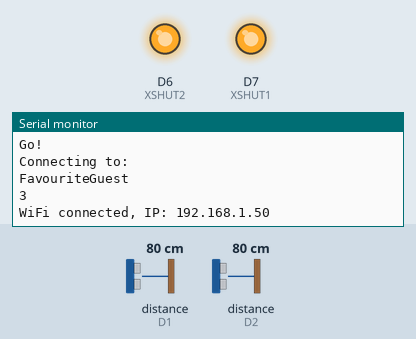
The sketch below on a simulated Arduino Uno R4 WiFi. On the bench: output pins drawn as LEDs (lit = HIGH), the last lines printed to the serial monitor. Inputs (shaded band) come from the test bench; at power-on: distance to the obstacle (sensors on D1, D2) 80 cm. WiFi joins after 1.5 s; servers stay silent unless stated; no MQTT or app messages arrive unless stated.

Above: at 4.1 s.
4.2 s: distance to the obstacle (sensor on D1) set to 2 cm
At 6.2 s:
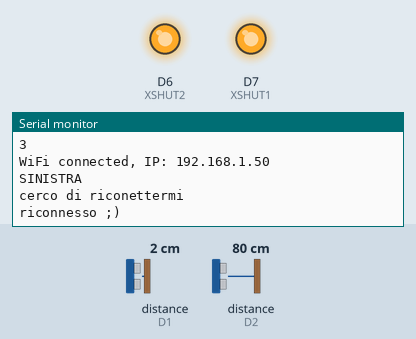
6.5 s: distance to the obstacle (sensor on D2) set to 2 cm
At 7.4 s:
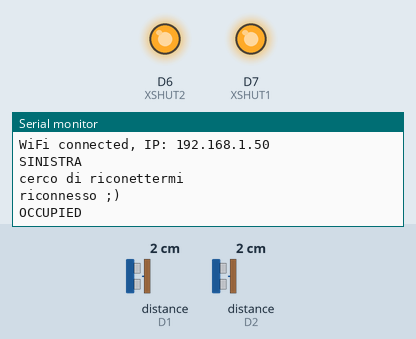
8.0 s: distance to the obstacle (sensor on D1) set to 60 cm
At 9.2 s:
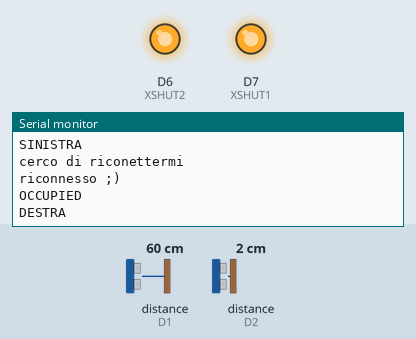
9.5 s: distance to the obstacle (sensor on D2) set to 60 cm
At 10.4 s:
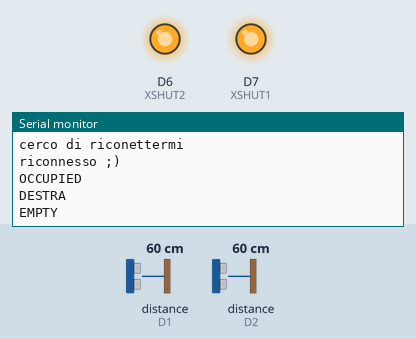

Measured:
- after the input at 4.2 s, the serial monitor: prints a new line after 0.05 s (image 1)
- after the input at 6.5 s, the serial monitor: prints a new line after 0.05 s (image 2)
- after the input at 8.0 s, the serial monitor: prints a new line after 0.08 s (image 3)
- after the input at 9.5 s, the serial monitor: prints a new line at once (image 4)

The sketch:

fsm_fast.ino
```cpp
#include <WiFiS3.h>
#include <PubSubClient.h>
#include <Wire.h>
#include <VL53L0X.h>

bool debug = true;
bool notified = false;

//wify credentials
char* ssid = "FavouriteGuest";
char* pass = "80546697237239223776";
char* mqtt_serv = "192.168.178.107";

const char* mqtt_username = "mqtt";  //MQTT username
const char* mqtt_password = "Domus!!";  //MQTT password
const char* clientID = "fotocellula1";
IPAddress server(192, 168, 178, 107);

WiFiClient espClient;
long lastReconnectAttempt = 0;

VL53L0X sensor1;
VL53L0X sensor2;

#define XSHUT1 7
#define XSHUT2 6

unsigned short lettura[2];
int distanzaPorta;

enum Stato{ EMPTY, DX, SX, OCCUPIED};

struct Fsm{
  Stato stato;

};

void callback(char* topic, byte* payload, unsigned int length) {
  //String toWrite;

  String myPayload;
  if (debug) {
    Serial.print("topic: ");
    Serial.print(topic);
    Serial.print(" payload: ");
  }
  for (int i = 0; i < length; i++) {
    //Serial.print((char)payload[i]);
    myPayload += (char)payload[i];
  }
  if (debug){ Serial.print(myPayload); Serial.println();}
  //smistaTopic(topic, myPayload);
}

PubSubClient client(mqtt_serv, 1883, callback, espClient);

boolean reconnect() {
  if (client.connect(clientID, mqtt_username, mqtt_password)) {}
  return client.connected();
}
// usata solo in setup,
void updateLettura(){
  lettura[0] = sensor1.readRangeContinuousMillimeters();
  lettura[1] = sensor2.readRangeContinuousMillimeters();
  while(lettura[0] == 65535 || lettura[0] == 8190){lettura[0] = sensor1.readRangeContinuousMillimeters();}
  while(lettura[1] == 65535 || lettura[1] == 8190){lettura[1] = sensor2.readRangeContinuousMillimeters();}

  if(debug) Serial.println(String(lettura[0]) + " " + String(lettura[1]));

}

Stato getFsmStato(Fsm* fsm){

  if(sensor1.readRangeContinuousMillimeters() < distanzaPorta-200){
    if(sensor2.readRangeContinuousMillimeters() < distanzaPorta-200){fsm->stato = OCCUPIED;}
    else{fsm->stato = SX;}
  }
  else{
    if(sensor2.readRangeContinuousMillimeters() < distanzaPorta-200){fsm->stato = DX;}
    else{fsm->stato = EMPTY;}
  }

  return fsm->stato;

}

Fsm fotocellula1;

void setup()

{

  pinMode(XSHUT1, OUTPUT);
  pinMode(XSHUT2, OUTPUT);

  digitalWrite(XSHUT2, LOW);
  digitalWrite(XSHUT1, LOW);

  delay(500);  // obbligatorio per stabilizzare i trasitori

  Wire.begin();
  Serial.begin(115200);

  //------------------------------------------------------------>
  digitalWrite(XSHUT2, HIGH);

  delay(150);

  Serial.println("inizializzo 2");

  sensor2.init(true);

  Serial.println("set adress 2");

  delay(100);

  sensor2.setAddress((uint8_t)02);

  //---------------------------------------------------------------->
  delay(150);

  digitalWrite(XSHUT1, HIGH);

  delay(150);

  sensor1.init(true);

  Serial.println("inizializzo 1");

  delay(100);

  sensor1.setAddress((uint8_t)01);

  Serial.println("set adress 1");

  //-------------------------------------------------------->
  Serial.println("set and ready ;)");

  sensor1.startContinuous();
  delay(100);
  sensor2.startContinuous();
  delay(100);
  Serial.println("Go!");


  //Connect to WiFi network
  Serial.println("");
  Serial.println("Connecting to: ");
  Serial.println(ssid);

  WiFi.begin(ssid, pass);

  Serial.println(WiFi.status());

  while (WiFi.status() != WL_CONNECTED) {

    delay(500);
    Serial.print(".");
  }

  Serial.println("");
  Serial.print("WiFi connected, IP: ");
  Serial.println(WiFi.localIP());

  //Set MQTT Server details
  client.setServer(mqtt_serv, 1883);

  distanzaPorta = (sensor1.readRangeContinuousMillimeters()+sensor2.readRangeContinuousMillimeters())/2;

  fotocellula1.stato = EMPTY;
}

Stato lastState;
Stato tmp;
//int ripetizioni = 5;
//Stato actionVector[10] = {EMPTY, EMPTY, EMPTY, EMPTY, EMPTY, EMPTY, EMPTY, EMPTY, EMPTY, EMPTY};

void loop()

{

  if (!client.connected()) {
    long now = millis();
    if (now - lastReconnectAttempt > 5000) {
      lastReconnectAttempt = now;
      if (debug) Serial.println("cerco di riconettermi");
      // Attempt to reconnect
      if (reconnect()) {
        lastReconnectAttempt = 0;
        if (debug) Serial.println("riconnesso ;)");
        // ---------------------------------------------------------------------->subscribe
        //subscribeToTopic();
      }
    }
  } else {
    // Client connected
    client.loop();

  }
    tmp = getFsmStato(&fotocellula1);
    if(lastState != tmp){
      lastState = tmp;
      switch(lastState){
        case EMPTY: Serial.println("EMPTY "); break;
        case DX: Serial.println("DESTRA "); break;
        case SX: Serial.println("SINISTRA"); break;
        case OCCUPIED: Serial.println("OCCUPIED"); break;
      }
    }


}
```
